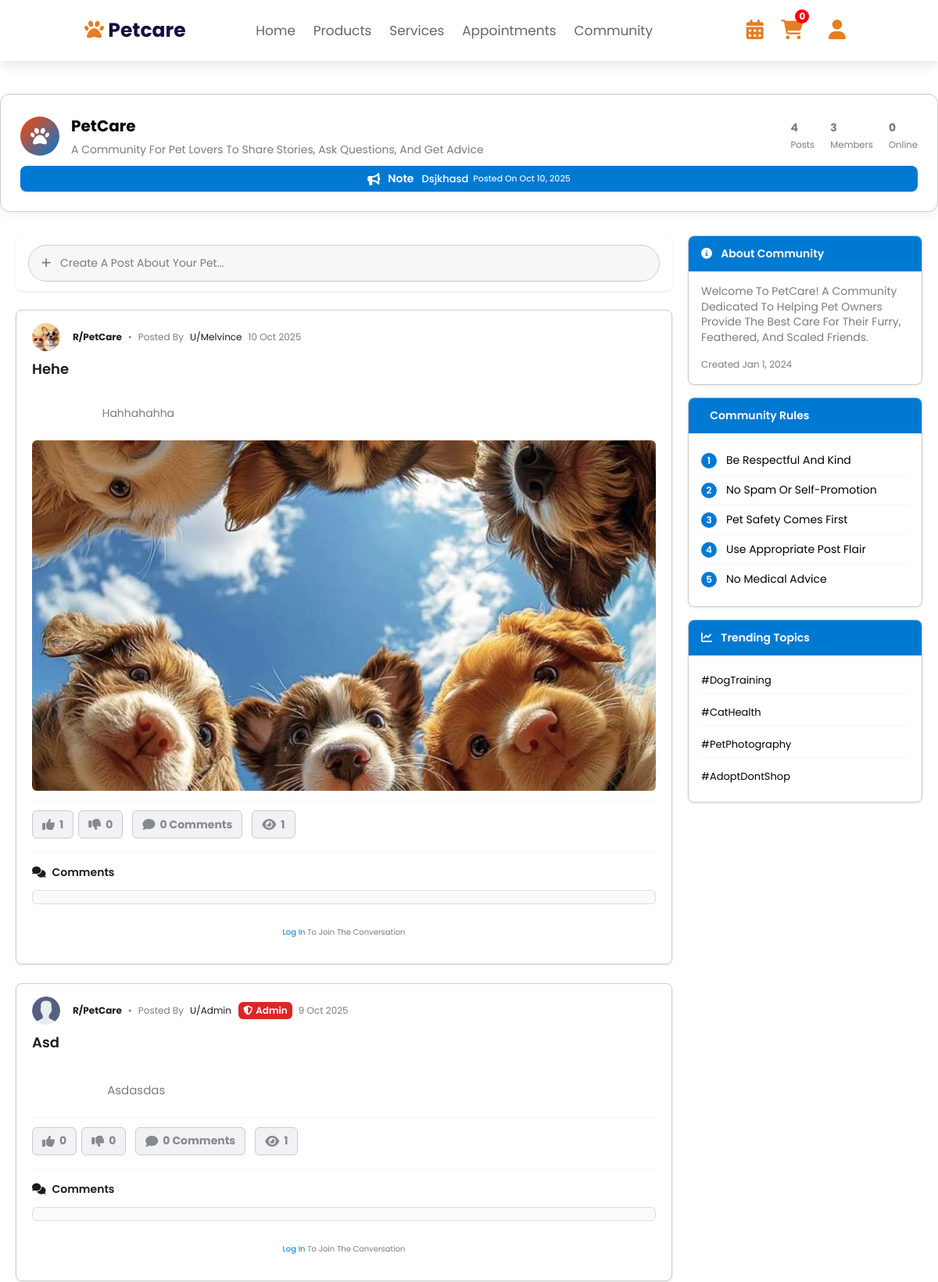
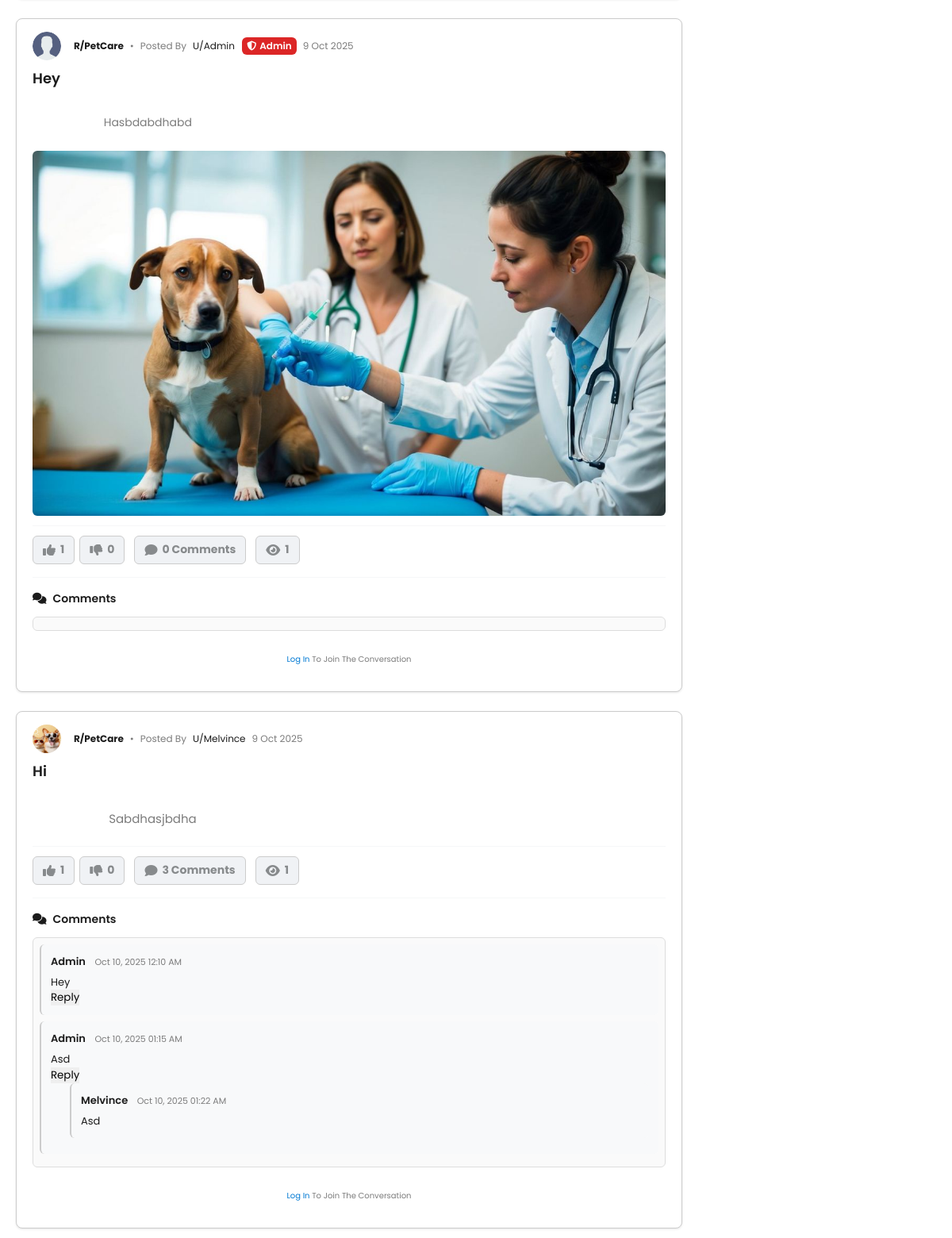
The page /community.php on the database its author committed (2 pictures, top to bottom).
### tables this page shows
CREATE TABLE `community_posts` (
  `id` int(11) NOT NULL,
  `user_id` varchar(36) NOT NULL,
  `title` varchar(255) NOT NULL,
  `content` text NOT NULL,
  `image` varchar(255) DEFAULT NULL,
  `score` int(11) DEFAULT 0,
  `views` int(11) DEFAULT 0,
  `created_at` datetime DEFAULT current_timestamp(),
  `status` enum('active','deleted') NOT NULL DEFAULT 'active',
  `is_announcement` tinyint(1) NOT NULL DEFAULT 0,
  `is_admin_post` tinyint(1) NOT NULL DEFAULT 0,
  `poster_type` enum('user','admin') NOT NULL DEFAULT 'user'
);

CREATE TABLE `community_comments` (
  `id` int(11) NOT NULL,
  `post_id` int(11) NOT NULL,
  `user_id` varchar(36) NOT NULL,
  `comment` text NOT NULL,
  `created_at` datetime DEFAULT current_timestamp(),
  `parent_id` int(11) DEFAULT NULL
);

### components/auth.php (called while the page is built, shortened)
<?php
$user_id = '';
?>

### community.php (the view, shortened to what this page needs)
<?php
require_once 'components/auth.php';
try {
    $conn->query("SELECT is_announcement FROM community_posts LIMIT 1");
} catch (PDOException $e) {
    $conn->exec("ALTER TABLE community_posts ADD COLUMN is_announcement TINYINT(1) NOT NULL DEFAULT 0");
}
$stmt = $conn->prepare("
    SELECT title, content, created_at
    FROM community_posts
    WHERE is_announcement = 1
    ORDER BY created_at DESC
    LIMIT 1
");
$stmt->execute();
$announcement = $stmt->fetch(PDO::FETCH_ASSOC) ?: null;
$stmt = $conn->query("
    SELECT
        p.*,
        COALESCE(u.name, 'Unknown') AS name,
        CASE
            WHEN u.profile_pic IS NULL OR u.profile_pic = '' THEN 'uploads/user.png'
            ELSE u.profile_pic
        END AS profile_pic,
        CASE
            WHEN p.is_admin_post = 1 OR p.user_id = 'admin' THEN 'admin'
            ELSE 'user'
        END AS poster_type,
        (SELECT COUNT(*) FROM community_comments c WHERE c.post_id = p.id) AS comment_count,
        (SELECT COUNT(*) FROM community_votes v WHERE v.post_id = p.id AND v.upvote = 1) AS upvote_count,
        (SELECT COUNT(*) FROM community_votes v WHERE v.post_id = p.id AND v.downvote = 1) AS downvote_count
    FROM community_posts p
    LEFT JOIN users u ON p.user_id = u.id
    WHERE p.status = 'active' AND p.is_announcement = 0
    ORDER BY p.created_at DESC
");
$posts = $stmt->fetchAll(PDO::FETCH_ASSOC);
foreach ($posts as &$post) {
    $comments_stmt = $conn->prepare("
        SELECT c.*, COALESCE(u.name, 'Admin') AS name
        FROM community_comments c
        LEFT JOIN users u ON c.user_id = u.id
        WHERE c.post_id = ?
        ORDER BY c.created_at ASC
    ");
    $comments_stmt->execute([$post['id']]);
    $all_comments = $comments_stmt->fetchAll(PDO::FETCH_ASSOC);
}
$total_members_stmt = $conn->prepare("
    SELECT COUNT(*)
    FROM users
    WHERE is_verified = 1
      AND status != 'banned'
      AND role = 'user'
");
$total_members_stmt->execute();
$total_members = (int)$total_members_stmt->fetchColumn();
$online_stmt = $conn->prepare("
    SELECT id
    FROM users
    WHERE last_activity >= (NOW() - INTERVAL 5 MINUTE)
      AND is_verified = 1
      AND status != 'banned'
      AND role = 'user'
");
$online_stmt->execute();
$online_ids = $online_stmt->fetchAll(PDO::FETCH_COLUMN);
$online_count = count($online_ids);
?>
<!DOCTYPE html>
<html lang="en">
<head>
<link rel="stylesheet" href="assets/css/header.css">
<link rel="stylesheet" href="assets/css/community.css">
<link rel="stylesheet" href="https://cdnjs.cloudflare.com/ajax/libs/font-awesome/6.5.1/css/all.min.css">
</head>
<body>
<?php include 'components/user_header.php'?>
    <div class="community-header">
        <div class="community-title">
            <div class="community-icon">
                <i class="fas fa-paw"></i>
            </div>
            <div>
                <h2>PetCare</h2>
                <div style="font-size: 14px; color: var(--text-secondary); margin-top: 4px;">
                    A community for pet lovers to share stories, ask questions, and get advice
                </div>
            </div>
            <div class="community-stats">
                <div><strong><?= count($posts) ?></strong><br><small>Posts</small></div>
                <div><strong><?= $total_members ?></strong><br><small>Members</small></div>
                <div><strong><?= $online_count ?></strong><br><small>Online</small></div>
            </div>
        </div>
        <?php if ($announcement): ?>
        <div class="announcement-banner">
            <i class="fas fa-bullhorn"></i>
            <div class="announcement-text">
                <strong><?= htmlspecialchars($announcement['title']); ?></strong>
                <p><?= nl2br(htmlspecialchars($announcement['content'])); ?></p>
                <small>Posted on <?= date("M d, Y", strtotime($announcement['created_at'])); ?></small>
            </div>
        </div>
        <?php endif; ?>
    </div>
    <div class="main-container">
       <div class="content-area">
            <div class="create-post-container">
                <button class="btn-create" onclick="openModal()">
                    <i class="fas fa-plus" style="margin-right: 8px;"></i>
                    Create a post about your pet...
                </button>
            </div>
            <?php foreach($posts as $index => $post): ?>
            <div class="post-card" data-post-id="<?= $post['id'] ?>">
                <div class="post-content">
                    <div class="post-header">
                       <div class="post-author-pic-wrapper" style="position: relative; display: inline-block;">
                            <?php
                                $profileImage = !empty($post['profile_pic']) && file_exists($post['profile_pic'])
                                    ? $post['profile_pic']
                                    : 'uploads/user.png';
                            ?>
                            <img src="<?= htmlspecialchars($profileImage) ?>"
                                alt="Profile Picture"
                                class="post-author-pic"
                                style="cursor:pointer;"
                                data-user-id="<?= $post['user_id'] ?>">
                        </div>
                        <span class="post-community">r/PetCare</span>
                        <span>•</span>
                        <span>Posted by</span>
                        <span class="post-author" style="cursor:pointer;" data-user-id="<?= $post['user_id'] ?>">
                            <?php if ($post['poster_type'] === 'admin'): ?>
                                u/Admin
                                <span class="admin-badge"><i class="fas fa-shield-alt"></i> Admin</span>
                            <?php else: ?>
                                u/<?= htmlspecialchars($post['name'] ?: 'Unknown') ?>
                            <?php endif; ?>
                        </span>
                        <span><?= date("j M Y", strtotime($post['created_at'])) ?></span>
                    </div>
                    <div class="post-title" onclick='openPostModal(<?= htmlspecialchars(json_encode([
                        "title" => $post['title'],
                        "name" => $post['name'],
                        "created_at" => date("M d, Y h:i A", strtotime($post['created_at'])),
                        "content" => $post['content'],
                        "image" => $post['image'],
                        "score" => $post['score'],
                        "comment_count" => $post['comment_count'],
                        "views" => $post['views']
                    ]), ENT_QUOTES) ?>)'>
                        <?= htmlspecialchars($post['title']) ?>
                    </div>
                    <div class="post-snippet">
                        <?php
                        $snippet = htmlspecialchars($post['content']);
                        echo strlen($snippet) > 200 ? substr($snippet, 0, 200) . "..." : $snippet;
                        ?>
                    </div>
                    <?php if (!empty($post['image']) && file_exists($post['image'])): ?>
                    <img src="<?= htmlspecialchars($post['image']) ?>"
                        class="post-image"
                        onclick='openPostModal(<?= htmlspecialchars(json_encode([
                            "title" => $post['title'],
                            "name" => $post['name'],
                            "created_at" => date("M d, Y h:i A", strtotime($post['created_at'])),
                            "content" => $post['content'],
                            "image" => $post['image'],
                            "score" => $post['score'],
                            "comment_count" => $post['comment_count'],
                            "views" => $post['views']
                        ]), ENT_QUOTES) ?>)'>
                    <?php endif; ?>
                    <div class="post-actions">
                        <div class="vote-buttons">
                            <button class="vote-btn upvote-btn <?= $user_vote === 'upvote' ? 'voted' : '' ?>"
                                    data-id="<?= $post['id'] ?>" data-vote-type="upvote">
                                <i class="fas fa-thumbs-up"></i>
                                <span class="upvote-count"><?= (int)$post['upvote_count'] ?></span>
                            </button>
                            <button class="vote-btn downvote-btn <?= $user_vote === 'downvote' ? 'voted' : '' ?>"
                                    data-id="<?= $post['id'] ?>" data-vote-type="downvote">
                                <i class="fas fa-thumbs-down"></i>
                                <span class="downvote-count"><?= (int)$post['downvote_count'] ?></span>
                            </button>
                        </div>
                        <button class="action-btn comment-btn" data-post-id="<?= $post['id'] ?>">
                            <i class="fas fa-comment"></i>
                            <?= (int)$post['comment_count'] ?> Comments
                        </button>
                        <button class="action-btn view-btn" data-post-id="<?= $post['id'] ?>">
                            <i class="fas fa-eye"></i> <span class="view-count"><?= (int)$post['views'] ?></span>
                        </button>
                    </div>
                    <div class="comments-section" id="comments-<?= $post['id'] ?>">
                        <h4><i class="fas fa-comments" style="margin-right: 8px;"></i>Comments</h4>
                        <div class="comments-list scrollable-comments">
                            <?php foreach($post['comments'] as $comment): ?>
                                <div class="comment" id="comment-<?= $comment['id'] ?>">
                                    <strong><?= htmlspecialchars($comment['name']) ?></strong>
                                    <small><?= date("M d, Y h:i A", strtotime($comment['created_at'])) ?></small>
                                    <p><?= nl2br(htmlspecialchars($comment['comment'])) ?></p>
                                    <div class="comment-actions">
                                        <button class="reply-btn" data-id="<?= $comment['id'] ?>" data-post="<?= $post['id'] ?>">Reply</button>
                                    </div>
                                    <?php if(!empty($comment['replies'])): ?>
                                        <div class="replies" style="margin-left: 24px;">
                                            <?php foreach($comment['replies'] as $reply): ?>
                                                <div class="comment reply" id="comment-<?= $reply['id'] ?>">
                                                    <strong><?= htmlspecialchars($reply['name']) ?></strong>
                                                    <small><?= date("M d, Y h:i A", strtotime($reply['created_at'])) ?></small>
                                                    <p><?= nl2br(htmlspecialchars($reply['comment'])) ?></p>
                                                </div>
                                            <?php endforeach; ?>
                                        </div>
                                    <?php endif; ?>
                                </div>
                            <?php endforeach; ?>
                        </div>
                        <?php if($user_id): ?>
                            <div class="replying-to" id="replying-to-<?= $post['id'] ?>" style="display:none; margin-bottom:8px; font-size:14px; color:var(--text-secondary);">
                                Replying to: <span class="reply-name"></span>
                                <button type="button" class="cancel-reply-btn" style="margin-left:8px;">Cancel</button>
                            </div>
                            <textarea class="new-comment" data-post="<?= $post['id'] ?>" rows="2" placeholder="What are your thoughts?"></textarea>
                            <button class="add-comment-btn" data-post="<?= $post['id'] ?>">Comment</button>
                        <?php else: ?>
                            <p style="text-align:center;padding:16px;color:var(--text-secondary);">
                                <a href="signin.php" style="color:var(--reddit-blue);">Log in</a> to join the conversation
                            </p>
                        <?php endif; ?>
                    </div>
                </div>
            </div>
            <?php endforeach; ?>
        </div>
        <div class="sidebar">
            <div class="sidebar-card">
                <div class="sidebar-header">
                    <i class="fas fa-info-circle" style="margin-right: 8px;"></i>
                    About Community
                </div>
                <div class="sidebar-content">
                    <p style="font-size: 14px; line-height: 1.4; color: var(--text-secondary); margin-bottom: 16px;">
                        Welcome to PetCare! A community dedicated to helping pet owners provide the best care for their furry, feathered, and scaled friends.
                    </p>
                    <div style="display: flex; justify-content: space-between; font-size: 12px; color: var(--text-secondary);">
                        <span>Created Jan 1, 2024</span>
                    </div>
                </div>
            </div>
            <div class="sidebar-card">
                <div class="sidebar-header">
                    Community Rules
                </div>
                <div class="sidebar-content">
                    <ol class="community-rules">
                        <li>Be respectful and kind</li>
                        <li>No spam or self-promotion</li>
                        <li>Pet safety comes first</li>
                        <li>Use appropriate post flair</li>
                        <li>No medical advice</li>
                    </ol>
                </div>
            </div>
                <div class="sidebar-card">
                    <div class="sidebar-header">
                        <i class="fas fa-chart-line" style="margin-right: 8px;"></i>
                        Trending Topics
                    </div>
                    <div class="sidebar-content">
                        <div class="trending-tags" style="display: flex; flex-direction: column; gap: 8px; font-size: 13px;">
                            <div class="trending-tag" data-tag="DogTraining" style="padding: 6px 0; border-bottom: 1px solid var(--reddit-light-gray); cursor: pointer;">
                                #DogTraining
                            </div>
                            <div class="trending-tag" data-tag="CatHealth" style="padding: 6px 0; border-bottom: 1px solid var(--reddit-light-gray); cursor: pointer;">
                                #CatHealth
                            </div>
                            <div class="trending-tag" data-tag="PetPhotography" style="padding: 6px 0; border-bottom: 1px solid var(--reddit-light-gray); cursor: pointer;">
                                #PetPhotography
                            </div>
                            <div class="trending-tag" data-tag="AdoptDontShop" style="padding: 6px 0; cursor: pointer;">
                                #AdoptDontShop
                            </div>
                        </div>
                    </div>
                </div>
            </div>
        </div>
</body>
</html>

### rows shown on the page
community_posts: title "Note", content "Dsjkhasd", created_at "Oct 10, 2025"
community_posts: name "Melvince", created_at "10 Oct 2025", title "Hehe", content "Hahhahahha", image (picture), upvote_count "1", downvote_count "0", comment_count "0", views "1"
community_posts: shows "U/Admin", created_at "9 Oct 2025", title "Asd", content "Asdasdas", upvote_count "0", downvote_count "0", comment_count "0", views "1"
community_posts: shows "U/Admin", created_at "9 Oct 2025", title "Hey", content "Hasbdabdhabd", image (picture), upvote_count "1", downvote_count "0", comment_count "0", views "1"
community_posts: name "Melvince", created_at "9 Oct 2025", title "Hi", content "Sabdhasjbdha", upvote_count "1", downvote_count "0", comment_count "3", views "1"
community_comments: name "Admin", created_at "Oct 10, 2025 12:10 AM", comment "Hey"
community_comments: name "Admin", created_at "Oct 10, 2025 01:15 AM", comment "Asd"
community_comments: name "Melvince", created_at "Oct 10, 2025 01:22 AM", comment "Asd"

### other values the page prints
$cart_count "0"
count($posts) "4"
$total_members "3"
$online_count "0"
